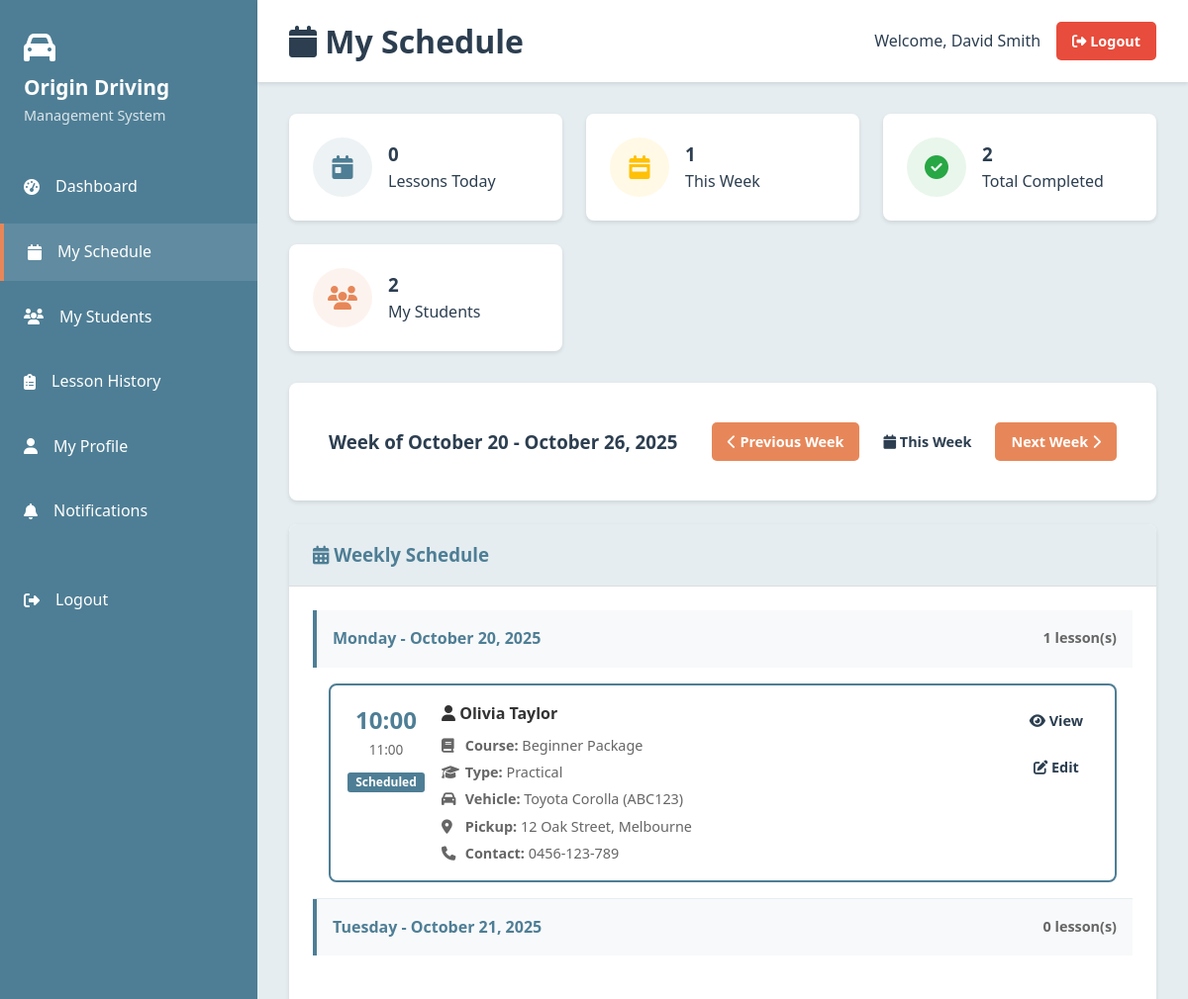
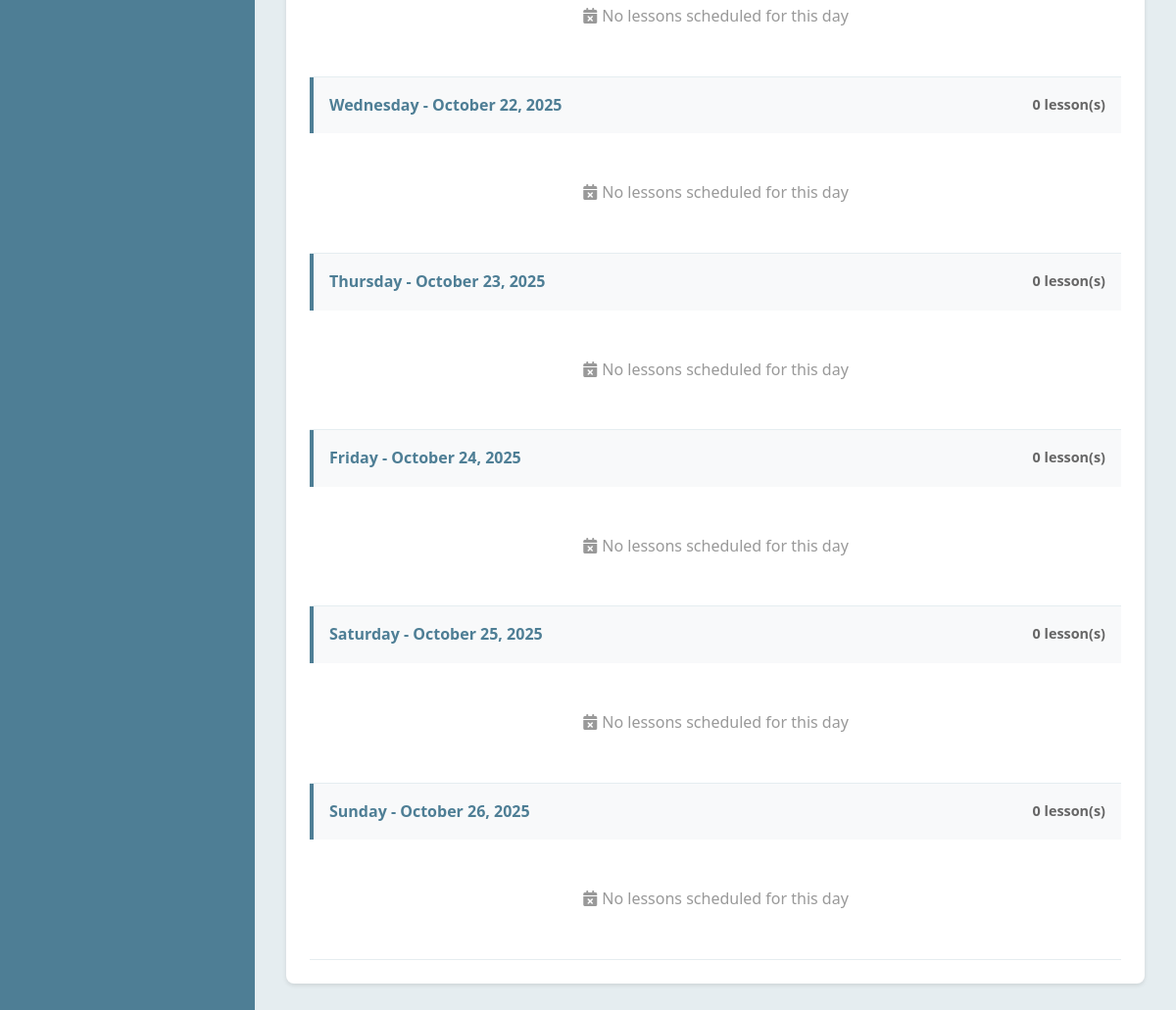
The page /instructors/schedule.php?date=2025-10-20 (signed in) on the database its author committed (2 pictures, top to bottom).
### tables this page shows
CREATE TABLE lessons (
    lesson_id INT PRIMARY KEY AUTO_INCREMENT,
    student_id INT NOT NULL,
    instructor_id INT NOT NULL,
    vehicle_id INT NOT NULL,
    course_id INT NOT NULL,
    lesson_date DATE NOT NULL,
    start_time TIME NOT NULL,
    end_time TIME NOT NULL,
    pickup_location VARCHAR(255) NOT NULL,
    dropoff_location VARCHAR(255) NULL,
    lesson_type ENUM('theory', 'practical', 'test_preparation') DEFAULT 'practical',
    status ENUM('scheduled', 'completed', 'cancelled', 'no_show') DEFAULT 'scheduled',
    instructor_notes TEXT NULL,
    student_performance_rating TINYINT(1) NULL COMMENT '1-5 rating',
    skills_practiced TEXT NULL,
    created_at TIMESTAMP DEFAULT CURRENT_TIMESTAMP,
    updated_at TIMESTAMP DEFAULT CURRENT_TIMESTAMP ON UPDATE CURRENT_TIMESTAMP,
    FOREIGN KEY (student_id) REFERENCES students(student_id) ON DELETE CASCADE,
    FOREIGN KEY (instructor_id) REFERENCES instructors(instructor_id),
    FOREIGN KEY (vehicle_id) REFERENCES vehicles(vehicle_id),
    FOREIGN KEY (course_id) REFERENCES courses(course_id),
    INDEX idx_lesson_date (lesson_date),
    INDEX idx_lesson_student (student_id),
    INDEX idx_lesson_instructor (instructor_id),
    INDEX idx_lesson_status (status)
);

CREATE TABLE courses (
    course_id INT PRIMARY KEY AUTO_INCREMENT,
    course_name VARCHAR(100) NOT NULL,
    course_code VARCHAR(20) UNIQUE NOT NULL,
    description TEXT NOT NULL,
    number_of_lessons INT NOT NULL,
    lesson_duration INT NOT NULL COMMENT 'Duration in minutes',
    price DECIMAL(10, 2) NOT NULL,
    course_type ENUM('beginner', 'intermediate', 'advanced', 'test_preparation', 'refresher') NOT NULL,
    is_active TINYINT(1) DEFAULT 1,
    created_at TIMESTAMP DEFAULT CURRENT_TIMESTAMP,
    INDEX idx_course_active (is_active)
);

CREATE TABLE vehicles (
    vehicle_id INT PRIMARY KEY AUTO_INCREMENT,
    branch_id INT NOT NULL,
    registration_number VARCHAR(20) UNIQUE NOT NULL,
    make VARCHAR(50) NOT NULL,
    model VARCHAR(50) NOT NULL,
    year INT NOT NULL,
    transmission ENUM('manual', 'automatic') NOT NULL,
    color VARCHAR(30) NOT NULL,
    registration_expiry DATE NOT NULL,
    last_service_date DATE NOT NULL,
    next_service_due DATE NOT NULL,
    insurance_expiry DATE NOT NULL,
    is_available TINYINT(1) DEFAULT 1,
    notes TEXT NULL,
    FOREIGN KEY (branch_id) REFERENCES branches(branch_id),
    INDEX idx_vehicle_branch (branch_id),
    INDEX idx_vehicle_available (is_available),
    INDEX idx_registration (registration_number)
);

CREATE TABLE users (
    user_id INT PRIMARY KEY AUTO_INCREMENT,
    email VARCHAR(100) UNIQUE NOT NULL,
    password_hash VARCHAR(255) NOT NULL,
    user_role ENUM('admin', 'instructor', 'student', 'staff') NOT NULL,
    first_name VARCHAR(50) NOT NULL,
    last_name VARCHAR(50) NOT NULL,
    phone VARCHAR(20) NOT NULL,
    is_active TINYINT(1) DEFAULT 1,
    last_login DATETIME NULL,
    created_at TIMESTAMP DEFAULT CURRENT_TIMESTAMP,
    updated_at TIMESTAMP DEFAULT CURRENT_TIMESTAMP ON UPDATE CURRENT_TIMESTAMP,
    INDEX idx_email (email),
    INDEX idx_role (user_role),
    INDEX idx_active (is_active)
);

### instructors/schedule.php (the view, shortened to what the rows shown need)
<?php
require_once __DIR__ . '/../config/config.php';
$studentModel = new Student();
$userId = $_SESSION['user_id'];
$instructorSql = "SELECT i.* FROM instructors i
                  INNER JOIN users u ON i.user_id = u.user_id
                  WHERE u.user_id = ?";
$instructor = $studentModel->customQueryOne($instructorSql, [$userId]);
$instructorId = $instructor['instructor_id'];
$currentDate = isset($_GET['date']) ? $_GET['date'] : date('Y-m-d');
$weekStart = date('Y-m-d', strtotime('monday this week', strtotime($currentDate)));
$weekEnd = date('Y-m-d', strtotime('sunday this week', strtotime($currentDate)));
$lessonsSql = "SELECT l.*,
               CONCAT(su.first_name, ' ', su.last_name) AS student_name,
               su.phone as student_phone,
               v.registration_number, v.make, v.model,
               c.course_name
               FROM lessons l
               INNER JOIN students s ON l.student_id = s.student_id
               INNER JOIN users su ON s.user_id = su.user_id
               INNER JOIN vehicles v ON l.vehicle_id = v.vehicle_id
               INNER JOIN courses c ON l.course_id = c.course_id
               WHERE l.instructor_id = ?
               AND l.lesson_date BETWEEN ? AND ?
               ORDER BY l.lesson_date, l.start_time";
$lessons = $studentModel->customQuery($lessonsSql, [$instructorId, $weekStart, $weekEnd]);
$lessonsByDay = [];
for ($i = 0; $i < 7; $i++) {
    $date = date('Y-m-d', strtotime($weekStart . " +$i days"));
    $lessonsByDay[$date] = [];
}
foreach ($lessons as $lesson) {
    $lessonsByDay[$lesson['lesson_date']][] = $lesson;
}
include_once BASE_PATH . '/views/layouts/header.php';
?>
<div class="dashboard-container">
    <div class="main-content">
        <div class="top-bar">
            <h1><i class="fas fa-calendar"></i> My Schedule</h1>
        </div>
        <div class="content-area">
            <div class="card">
                <div class="card-body" style="padding: 0;">
                    <?php foreach ($lessonsByDay as $date => $dayLessons): ?>
                        <?php
                        $dayName = date('l', strtotime($date));
                        $dayDate = date('F j, Y', strtotime($date));
                        $isToday = ($date === date('Y-m-d'));
                        ?>
                        <div style="border-bottom: 1px solid #e5edf0;">
                            <div style="background-color: <?php echo $isToday ? 'rgba(231, 135, 89, 0.1)' : '#f8f9fa'; ?>; padding: 1rem; border-left: 4px solid <?php echo $isToday ? '#e78759' : '#4e7e95'; ?>;">
                                <h4 style="margin: 0; color: <?php echo $isToday ? '#e78759' : '#4e7e95'; ?>;">
                                    <?php echo $dayName; ?> - <?php echo $dayDate; ?>
                                    <span style="float: right; color: #666; font-size: 0.9rem;">
                                        <?php echo count($dayLessons); ?> lesson(s)
                                    </span>
                                </h4>
                            </div>
                            <div style="padding: 1rem;">
                                <?php if (empty($dayLessons)): ?>
                                    <p style="color: #999; text-align: center; padding: 2rem;">
                                        <i class="fas fa-calendar-times"></i> No lessons scheduled for this day
                                    </p>
                                <?php else: ?>
                                    <div style="display: grid; gap: 1rem;">
                                        <?php foreach ($dayLessons as $lesson): ?>
                                            <div style="border: 2px solid <?php
                                                echo $lesson['status'] === 'completed' ? '#28a745' :
                                                    ($lesson['status'] === 'cancelled' ? '#dc3545' : '#4e7e95');
                                            ?>; border-radius: 8px; padding: 1rem; background-color: white;">
                                                <div style="display: grid; grid-template-columns: auto 1fr auto; gap: 1rem; align-items: start;">
                                                    <div style="text-align: center; min-width: 80px;">
                                                        <div style="font-size: 1.5rem; font-weight: bold; color: #4e7e95;">
                                                            <?php echo date('H:i', strtotime($lesson['start_time'])); ?>
                                                        </div>
                                                        <div style="font-size: 0.85rem; color: #666;">
                                                            <?php echo date('H:i', strtotime($lesson['end_time'])); ?>
                                                        </div>
                                                        <div style="margin-top: 0.5rem;">
                                                            <?php
                                                            $badgeClass = 'secondary';
                                                            if ($lesson['status'] === 'completed') $badgeClass = 'success';
                                                            elseif ($lesson['status'] === 'cancelled') $badgeClass = 'danger';
                                                            elseif ($lesson['status'] === 'scheduled') $badgeClass = 'primary';
                                                            ?>
                                                            <span class="badge badge-<?php echo $badgeClass; ?>" style="font-size: 0.75rem;">
                                                                <?php echo ucfirst($lesson['status']); ?>
                                                            </span>
                                                        </div>
                                                    </div>
                                                    <div>
                                                        <h4 style="margin: 0 0 0.5rem 0; color: #333;">
                                                            <i class="fas fa-user"></i>
                                                            <?php echo htmlspecialchars($lesson['student_name']); ?>
                                                        </h4>
                                                        <div style="display: grid; gap: 0.25rem; color: #666; font-size: 0.9rem;">
                                                            <div>
                                                                <i class="fas fa-book" style="width: 20px;"></i>
                                                                <strong>Course:</strong> <?php echo htmlspecialchars($lesson['course_name']); ?>
                                                            </div>
                                                            <div>
                                                                <i class="fas fa-graduation-cap" style="width: 20px;"></i>
                                                                <strong>Type:</strong> <?php echo ucwords(str_replace('_', ' ', $lesson['lesson_type'])); ?>
                                                            </div>
                                                            <div>
                                                                <i class="fas fa-car" style="width: 20px;"></i>
                                                                <strong>Vehicle:</strong> <?php echo htmlspecialchars($lesson['make'] . ' ' . $lesson['model'] . ' (' . $lesson['registration_number'] . ')'); ?>
                                                            </div>
                                                            <div>
                                                                <i class="fas fa-map-marker-alt" style="width: 20px;"></i>
                                                                <strong>Pickup:</strong> <?php echo htmlspecialchars($lesson['pickup_location']); ?>
                                                            </div>
                                                            <div>
                                                                <i class="fas fa-phone" style="width: 20px;"></i>
                                                                <strong>Contact:</strong> <?php echo htmlspecialchars($lesson['student_phone']); ?>
                                                            </div>
                                                        </div>
                                                    </div>
                                                    <div style="display: flex; flex-direction: column; gap: 0.5rem;">
                                                        <a href="<?php echo APP_URL; ?>/lessons/view.php?id=<?php echo $lesson['lesson_id']; ?>"
                                                           class="btn btn-info btn-sm">
                                                            <i class="fas fa-eye"></i> View
                                                        </a>
                                                        <?php if ($lesson['status'] === 'scheduled'): ?>
                                                            <a href="<?php echo APP_URL; ?>/lessons/edit.php?id=<?php echo $lesson['lesson_id']; ?>"
                                                               class="btn btn-warning btn-sm">
                                                                <i class="fas fa-edit"></i> Edit
                                                            </a>
                                                        <?php endif; ?>
                                                    </div>
                                                </div>
                                            </div>
                                        <?php endforeach; ?>
                                    </div>
                                <?php endif; ?>
                            </div>
                        </div>
                    <?php endforeach; ?>
                </div>
            </div>
        </div>
    </div>
</div>
<?php include_once BASE_PATH . '/views/layouts/footer.php'; ?>

### rows shown on the page
lessons: start_time "10:00", end_time "11:00", status "Scheduled", student_name "Olivia Taylor", course.course_name "Beginner Package", lesson_type "Practical", vehicle.registration_number "Toyota Corolla (ABC123)", pickup_location "12 Oak Street, Melbourne", users.phone "0456-123-789"

### other values the page prints
$_SESSION['user_name'] "David Smith"
$statsToday['count'] "0"
$statsWeek['count'] "1"
$statsCompleted['count'] "2"
$totalStudents['count'] "2"
date('F j', strtotime($weekStart)) "October 20"
date('F j, Y', strtotime($weekEnd)) "October 26, 2025"
$dayName "Monday"
$dayDate "October 20, 2025"
count($dayLessons) "1"
$dayName "Tuesday"
$dayDate "October 21, 2025"
count($dayLessons) "0"
$dayName "Wednesday"
$dayDate "October 22, 2025"
